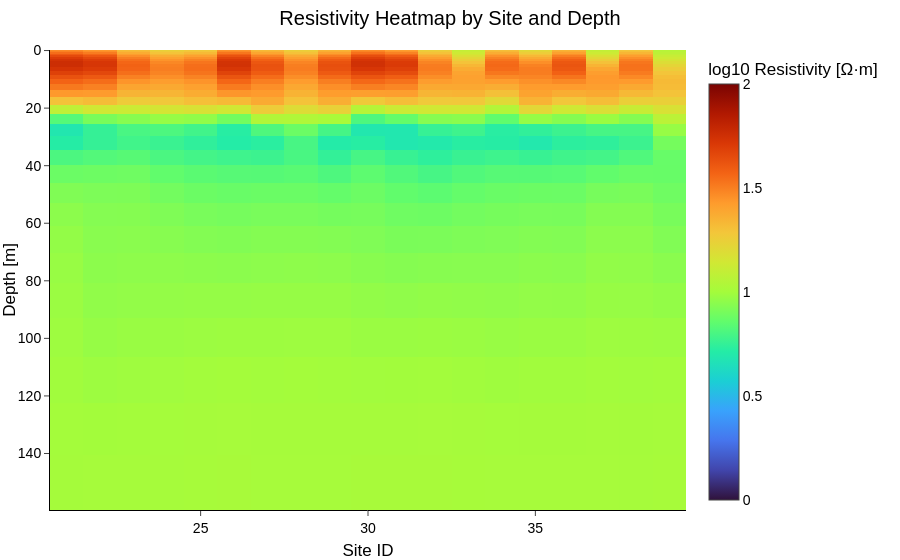

The notebook cell this image was saved under:
### Code cell
import plotly.express as px

# Ensure all site_ids are present as columns, even if some are missing
all_site_ids = np.arange(df_layers_long['site_id'].min(), df_layers_long['site_id'].max() + 1)
heatmap_df = df_layers_long.pivot_table(
    index='depth', columns='site_id', values='log_resistivity')
heatmap_df = heatmap_df.reindex(columns=all_site_ids)

# Sort depth so it increases downward
heatmap_df = heatmap_df.sort_index(ascending=True)

try:
    fig = px.imshow(
        heatmap_df,
        aspect='auto',
        origin='lower',
        color_continuous_scale='turbo',
        labels={'x': 'Site ID', 'y': 'Depth [m]', 'color': 'log10 Resistivity [Ω·m]'},
        title='Resistivity Heatmap by Site and Depth',
        zmin=0,
        zmax=2,
    )

    fig.update_yaxes(autorange="reversed")
except ValueError as e:
    print("caught exception:", e)
fig

### Figure 1 — Plotly figure (JSON) as saved in the notebook; plotly's stock layout.template omitted (floating-point values rounded to 4 significant figures; data arrays with more than 128 entries replaced by an {"elided": "..."} marker saying what was removed)
{"data": [{"coloraxis": "coloraxis", "hovertemplate": "Site ID: %{x}<br>Depth [m]: %{y}<br>log10 Resistivity [Ω·m]: %{z}<extra></extra>", "name": "0", "type": "heatmap", "x": [21.0, 22.0, 23.0, 24.0, 25.0, 26.0, 27.0, 28.0, 29.0, 30.0, 31.0, 32.0, 33.0, 34.0, 35.0, 36.0, 37.0, 38.0, 39.0], "xaxis": "x", "y": [0.0, 0.3853, 0.8263, 1.331, 1.908, 2.569, 3.326, 4.191, 5.182, 6.316, 7.613, 9.098, 10.8, 12.74, 14.97, 17.51, 20.43, 23.76, 27.58, 31.95, 36.95, 42.67, 49.22, 56.71, 65.29, 75.1, 86.34, 99.19, 113.9, 130.7, 150.0], "yaxis": "y", "z": {"elided": "31x19 float values"}}], "layout": {"coloraxis": {"cmax": 2, "cmin": 0, "colorbar": {"title": {"text": "log10 Resistivity [Ω·m]"}}, "colorscale": [[0, "#30123b"], [0.07143, "#4145ab"], [0.1429, "#4675ed"], [0.2143, "#39a2fc"], [0.2857, "#1bcfd4"], [0.3571, "#24eca6"], [0.4286, "#61fc6c"], [0.5, "#a4fc3b"], [0.5714, "#d1e834"], [0.6429, "#f3c63a"], [0.7143, "#fe9b2d"], [0.7857, "#f36315"], [0.8571, "#d93806"], [0.9286, "#b11901"], [1, "#7a0402"]]}, "title": {"text": "Resistivity Heatmap by Site and Depth"}, "xaxis": {"anchor": "y", "domain": [0, 1], "title": {"text": "Site ID"}}, "yaxis": {"anchor": "x", "autorange": "reversed", "domain": [0, 1], "title": {"text": "Depth [m]"}}}}
